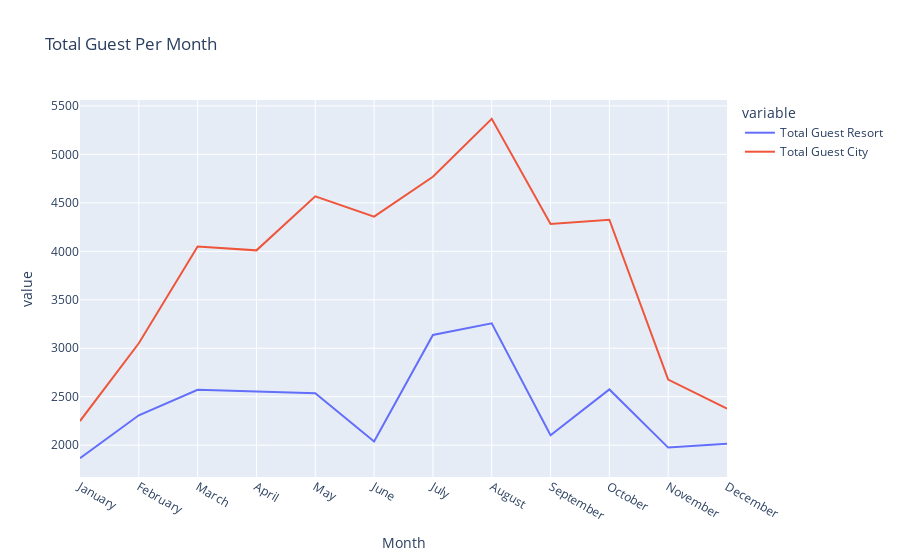

The notebook cell saved with this chart:
### Code cell
px.line(final_guest,x='Month',y=['Total Guest Resort','Total Guest City'],title='Total Guest Per Month')

### Figure 1 — Plotly figure (JSON) as saved in the notebook; plotly's stock layout.template omitted (floating-point values rounded to 4 significant figures)
{"data": [{"hovertemplate": "variable=Total Guest Resort<br>Month=%{x}<br>value=%{y}<extra></extra>", "legendgroup": "Total Guest Resort", "line": {"color": "#636efa", "dash": "solid"}, "marker": {"symbol": "circle"}, "mode": "lines", "name": "Total Guest Resort", "orientation": "v", "showlegend": true, "type": "scatter", "x": ["January", "February", "March", "April", "May", "June", "July", "August", "September", "October", "November", "December"], "xaxis": "x", "y": [1866, 2308, 2571, 2550, 2535, 2037, 3137, 3257, 2102, 2575, 1975, 2014], "yaxis": "y"}, {"hovertemplate": "variable=Total Guest City<br>Month=%{x}<br>value=%{y}<extra></extra>", "legendgroup": "Total Guest City", "line": {"color": "#EF553B", "dash": "solid"}, "marker": {"symbol": "circle"}, "mode": "lines", "name": "Total Guest City", "orientation": "v", "showlegend": true, "type": "scatter", "x": ["January", "February", "March", "April", "May", "June", "July", "August", "September", "October", "November", "December"], "xaxis": "x", "y": [2249, 3051, 4049, 4010, 4568, 4358, 4770, 5367, 4283, 4326, 2676, 2377], "yaxis": "y"}], "layout": {"legend": {"title": {"text": "variable"}, "tracegroupgap": 0}, "title": {"text": "Total Guest Per Month"}, "xaxis": {"anchor": "y", "domain": [0, 1], "title": {"text": "Month"}}, "yaxis": {"anchor": "x", "domain": [0, 1], "title": {"text": "value"}}}}
